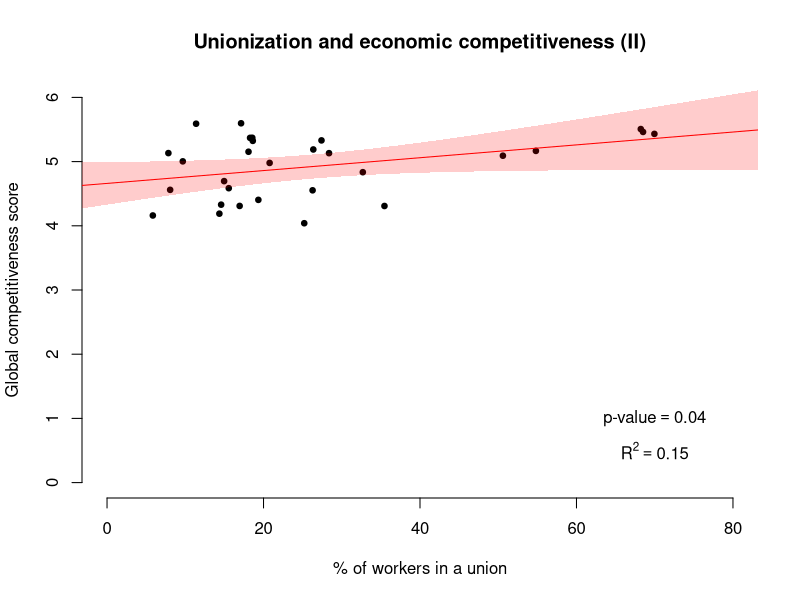
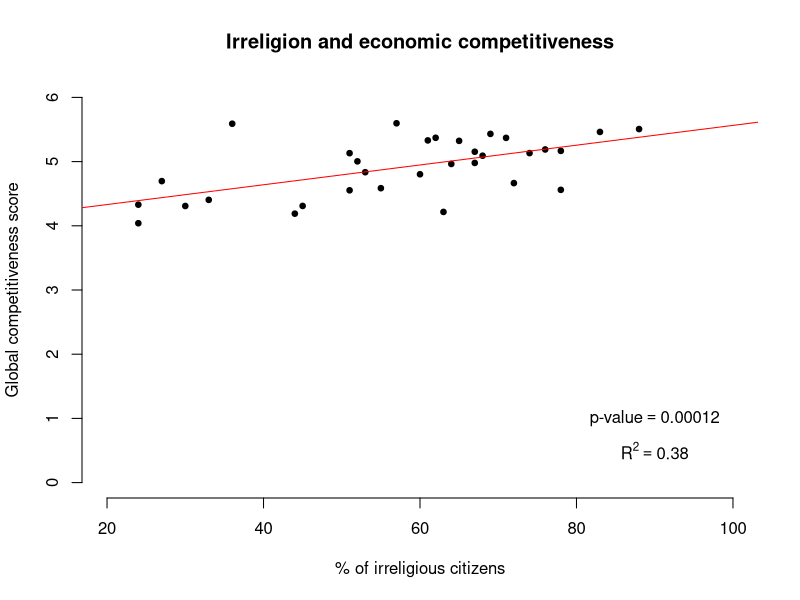
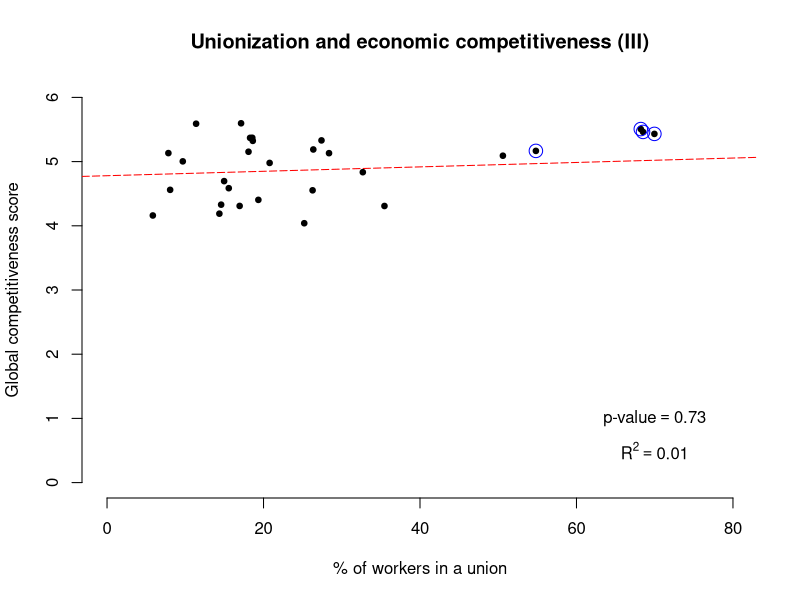
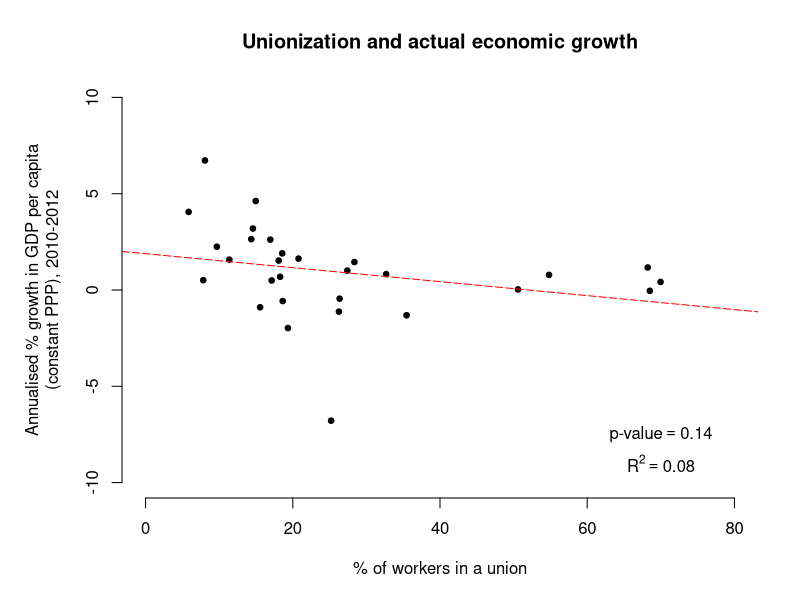

The R script that drew these images, in order:
setwd('~/Documents/Ideas/Blog/538-Unions/analysis')

# Load data
gci <- read.csv('data/gci.csv', stringsAsFactors=F)
union <- read.csv('data/union.csv', stringsAsFactors=F, na.strings="..")
gdp <- read.csv('data/gdp.csv', stringsAsFactors=F)
irreligion <- read.csv('data/irreligion.csv', stringsAsFactors=F)

# Clean data
union$CountryCode <- sub(":.*", "", union$Country)
gdp$CountryCode <- sub(":.*", "", gdp$Country)

# Merge data
ugci <- data.frame(Country = gci$Entity, CountryCode = gci$Entity.code, GCI2010 = gci$Value)
ugci <- merge(ugci, data.frame(CountryCode = union$CountryCode, Union2010 = union$X2010), by = "CountryCode")
ugci <- merge(ugci, irreligion, by = "CountryCode")
ugci <- merge(ugci, data.frame(CountryCode = gdp$CountryCode, GDP2010 = gdp$X2010, GDP2012 = gdp$X2012))


############################################################################ ###
# Problem 1: Plot Working-Hotelling confidence band for regression line     ####
############################################################################ ###

fit <- lm(GCI2010 ~ Union2010, data = ugci)

pbounds <- data.frame(Union2010 = -10:100)
CI <- predict(fit, pbounds, se.fit=T)
W <- sqrt( 2 * qf(0.90, 2, nrow(ugci)-2) ) # working-hotelling
bands <- cbind( CI$fit - W * CI$se.fit, CI$fit + W * CI$se.fit )

png('out/uniongci-bands.png',width=1000, height=1000, res=180)
plot(GCI2010 ~ Union2010, data=ugci,
     pch=19, xlim=c(0, 80), ylim=c(0,6), frame.plot=F, cex=0.75,
     xlab="% of workers in a union", ylab="Global competitiveness score",
     main="Unionization and economic competitiveness (II)")
abline( fit, col="red" )
polygon(c(pbounds$Union2010,rev(pbounds$Union2010)), c(bands[,1],rev(bands[,2])), lty=0, col=rgb(1,0,0,0.2))
r2 <- formatC(summary(fit)$r.squared, format="f", digits = 2)
p <- formatC(anova(fit)$'Pr(>F)'[1], format="f",  digits = 2)
text(70, 1, bquote(.('p-value') ==.(p)))
text(70, 0.5, bquote(R^2 == .(r2)))
dev.off()

############################################################################ ###
# Problem 2: Bivariate analysis using irreligion                            ####
############################################################################ ###

fit.irreligion <- lm(GCI2010 ~ Irreligion, data = ugci)

png('out/irreligiongci.png',width=1000, height=1000, res=180)
plot(GCI2010 ~ Irreligion, data=ugci,
     pch=19, xlim=c(20, 100), ylim=c(0,6), frame.plot=F, cex=0.75,
     xlab="% of irreligious citizens", ylab="Global competitiveness score",
     main="Irreligion and economic competitiveness")
abline( fit.irreligion, col="red" )
r2 <- formatC(summary(fit.irreligion)$r.squared, format="f", digits = 2)
p <- formatC(anova(fit.irreligion)$'Pr(>F)'[1], format="f",  digits = 5)
text(90, 1, bquote(.('p-value') ==.(p)))
text(90, 0.5, bquote(R^2 == .(r2)))
dev.off()

############################################################################ ###
# Problem 3: Influence of Nordic countries                                  ####
############################################################################ ###

nordics = c('Denmark', 'Norway', 'Finland', 'Sweden')
fit.nonnordic <- lm(GCI2010 ~ Union2010, data = ugci[!(ugci$Country %in% nordics),])

png('out/uniongci-nonnordic.png',width=1000, height=1000, res=180)
plot(GCI2010 ~ Union2010, data=ugci,
     pch=19, xlim=c(0, 80), ylim=c(0,6), frame.plot=F, cex=0.75,
     xlab="% of workers in a union", ylab="Global competitiveness score",
     main="Unionization and economic competitiveness (III)")
points(GCI2010 ~ Union2010, data=ugci[(ugci$Country %in% nordics),],
       pch=1, cex=1.8, col="blue")
abline( fit.nonnordic, col="red", lty="longdash" )
r2 <- formatC(summary(fit.nonnordic)$r.squared, format="f", digits = 2)
p <- formatC(anova(fit.nonnordic)$'Pr(>F)'[1], format="f",  digits = 2)
text(70, 1, bquote(.('p-value') ==.(p)))
text(70, 0.5, bquote(R^2 == .(r2)))
dev.off()

############################################################################ ###
# Problem 4: Different dependent variable                                   ####
############################################################################ ###

ugci$growth1012 <- (sqrt(ugci$GDP2012/ugci$GDP2010)-1)*100
fit.gdpgrowth <- lm(growth1012 ~ Union2010, data = ugci)

png('out/uniongdpgrowth.png',width=1000, height=1000, res=180)
par(mar = c(5, 6, 4, 2) + 0.1)
plot(growth1012 ~ Union2010, data=ugci,
     pch=19, xlim=c(0, 80), ylim=c(-10,10), frame.plot=F, cex=0.75,
     xlab="% of workers in a union", ylab="Annualised % growth in GDP per capita\n(constant PPP), 2010-2012",
     main="Unionization and actual economic growth")
abline( fit.gdpgrowth, col="red", lty="longdash" )
r2 <- formatC(summary(fit.gdpgrowth)$r.squared, format="f", digits = 2)
p <- formatC(anova(fit.gdpgrowth)$'Pr(>F)'[1], format="f",  digits = 2)
text(70, -7.5, bquote(.('p-value') ==.(p)))
text(70, -9, bquote(R^2 == .(r2)))
dev.off()
